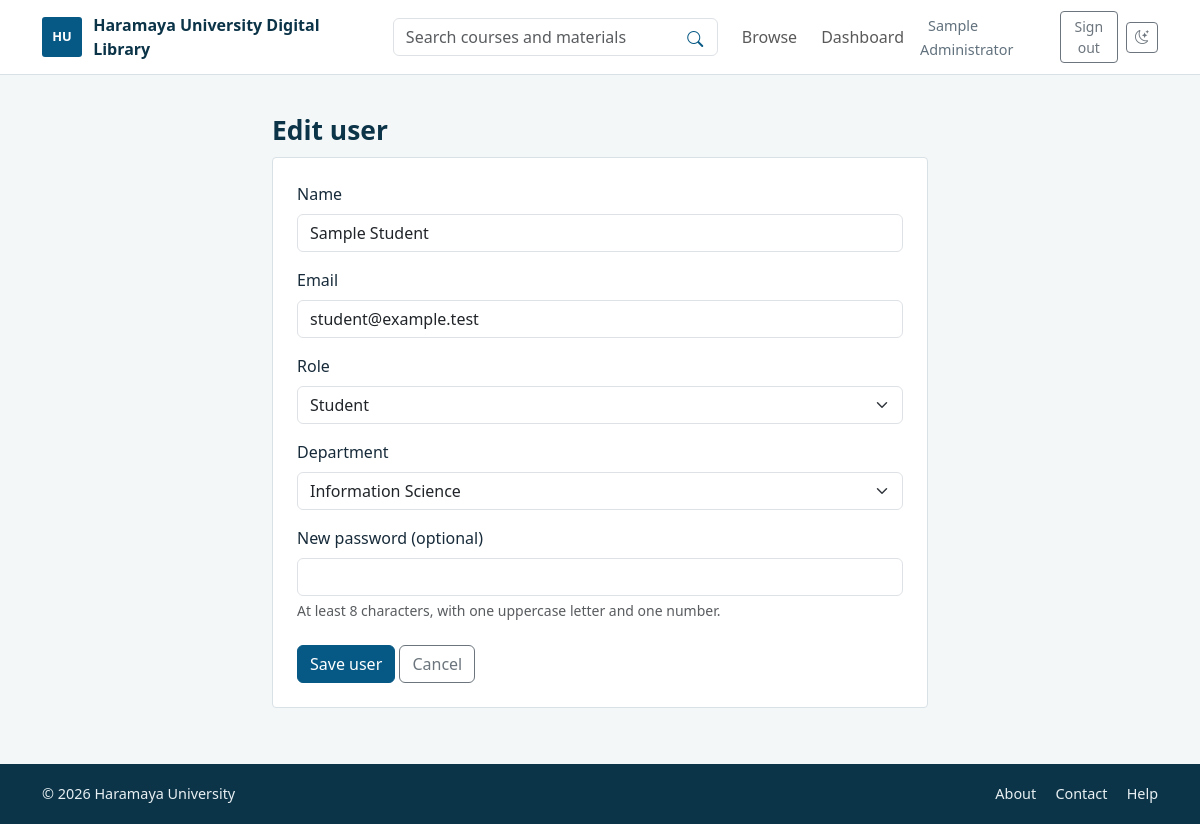
The page /admin/user_edit.php?id=1 (signed in) on the database its author committed.
### tables this page shows
CREATE TABLE IF NOT EXISTS users (
    user_id BIGINT UNSIGNED NOT NULL AUTO_INCREMENT,
    name VARCHAR(120) NOT NULL,
    email VARCHAR(254) NOT NULL,
    password VARCHAR(255) NOT NULL,
    role ENUM('student', 'instructor', 'admin') NOT NULL DEFAULT 'student',
    department_id SMALLINT UNSIGNED NULL,
    is_active TINYINT(1) NOT NULL DEFAULT 1,
    created_at TIMESTAMP NOT NULL DEFAULT CURRENT_TIMESTAMP,
    PRIMARY KEY (user_id),
    UNIQUE KEY uq_users_email (email),
    KEY idx_users_role_department (role, department_id),
    KEY idx_users_active_role (is_active, role),
    CONSTRAINT chk_users_is_active CHECK (is_active IN (0, 1)),
    CONSTRAINT fk_users_department
        FOREIGN KEY (department_id) REFERENCES departments (department_id)
        ON UPDATE CASCADE
        ON DELETE SET NULL
);

CREATE TABLE IF NOT EXISTS departments (
    department_id SMALLINT UNSIGNED NOT NULL AUTO_INCREMENT,
    name VARCHAR(150) NOT NULL,
    college_id SMALLINT UNSIGNED NOT NULL,
    PRIMARY KEY (department_id),
    UNIQUE KEY uq_departments_college_name (college_id, name),
    CONSTRAINT fk_departments_college
        FOREIGN KEY (college_id) REFERENCES colleges (college_id)
        ON UPDATE CASCADE
        ON DELETE RESTRICT
);

### includes/functions.php (called while the page is built, shortened)
<?php
function e(mixed $value): string
{
    return htmlspecialchars((string) $value, ENT_QUOTES | ENT_SUBSTITUTE, 'UTF-8');
}
function site_url(string $path = ''): string
{
    $base = BASE_URL;
    $path = ltrim($path, '/');
    return $base . ($path === '' ? '/' : '/' . $path);
}

### admin/user_edit.php (the view, shortened to what this page needs)
<?php
require_once __DIR__ . '/../includes/auth.php';
$userId = filter_input(INPUT_GET, 'id', FILTER_VALIDATE_INT, ['options' => ['min_range' => 1]]);
$userId = $userId === false ? null : $userId;
$user = ['name' => '', 'email' => '', 'role' => 'student', 'department_id' => null, 'is_active' => 1];
if ($userId !== null) {
    $find = $pdo->prepare('SELECT name, email, role, department_id, is_active FROM users WHERE user_id = :id');
    $find->execute(['id' => $userId]);
    $existingUser = $find->fetch();
    $user = $existingUser;
}
$departments = $pdo->query('SELECT department_id, name FROM departments ORDER BY name')->fetchAll();
$pageTitle = $userId ? 'Edit user' : 'Add user';
require __DIR__ . '/../includes/header.php';
?>
<main class="container page-shell narrow-shell">
    <h1 class="page-title"><?= e($pageTitle) ?></h1>
    <form method="post" class="form-panel">
        <div class="mb-3"><label class="form-label" for="name">Name</label><input class="form-control" id="name" name="name" maxlength="120" required value="<?= e($user['name']) ?>"></div>
        <div class="mb-3"><label class="form-label" for="email">Email</label><input class="form-control" id="email" name="email" type="email" maxlength="254" required value="<?= e($user['email']) ?>"></div>
        <div class="mb-3"><label class="form-label" for="role">Role</label><select class="form-select" id="role" name="role"><?php foreach (['student', 'instructor', 'admin'] as $role): ?><option value="<?= e($role) ?>" <?= $user['role'] === $role ? 'selected' : '' ?>><?= e(ucfirst($role)) ?></option><?php endforeach; ?></select></div>
        <div class="mb-3"><label class="form-label" for="department_id">Department</label><select class="form-select" id="department_id" name="department_id"><option value="">Not applicable (admin only)</option><?php foreach ($departments as $department): ?><option value="<?= (int) $department['department_id'] ?>" <?= (string) $department['department_id'] === (string) ($user['department_id'] ?? '') ? 'selected' : '' ?>><?= e($department['name']) ?></option><?php endforeach; ?></select></div>
        <div class="mb-4"><label class="form-label" for="password"><?= $userId ? 'New password (optional)' : 'Password' ?></label><input class="form-control" id="password" name="password" type="password" autocomplete="new-password" <?= $userId ? '' : 'required' ?>><div class="form-text">At least 8 characters, with one uppercase letter and one number.</div></div>
        <button class="btn btn-primary" type="submit">Save user</button> <a class="btn btn-outline-secondary" href="<?= e(site_url('admin/users.php')) ?>">Cancel</a>
    </form>
</main>
<?php require __DIR__ . '/../includes/footer.php'; ?>

### assets/css/style.css (style rules this page uses)
:root { color-scheme: light; --ink: #172b3a; --muted: #61717d; --blue: #075985; --blue-deep: #0c3448; --gold: #d5a12b; --paper: #f4f7f8; --line: #d8e1e5; --surface: #ffffff; }
* { box-sizing: border-box; }
body { min-height: 100vh; display: flex; flex-direction: column; color: var(--ink); background: var(--paper); }
.page-shell { flex: 1; padding-top: 2.5rem; padding-bottom: 3.5rem; }
.narrow-shell { max-width: 680px; }
.page-title { margin-bottom: .65rem; color: var(--blue-deep); font-size: 1.65rem; font-weight: 700; }
.form-panel, .content-panel { padding: clamp(1rem, 3vw, 1.5rem); border: 1px solid var(--line); border-radius: 4px; background: var(--surface); }
.btn-primary { --bs-btn-bg: var(--blue); --bs-btn-border-color: var(--blue); --bs-btn-hover-bg: var(--blue-deep); --bs-btn-hover-border-color: var(--blue-deep); }

### rows shown on the page
users: name "Sample Student", email "student@example.test", role "Student", department_id "Information Science"

### other values the page prints
$siteTitle "Haramaya University Digital Library"
$_SESSION['name'] "Sample Administrator"
$pageTitle "Edit user"
